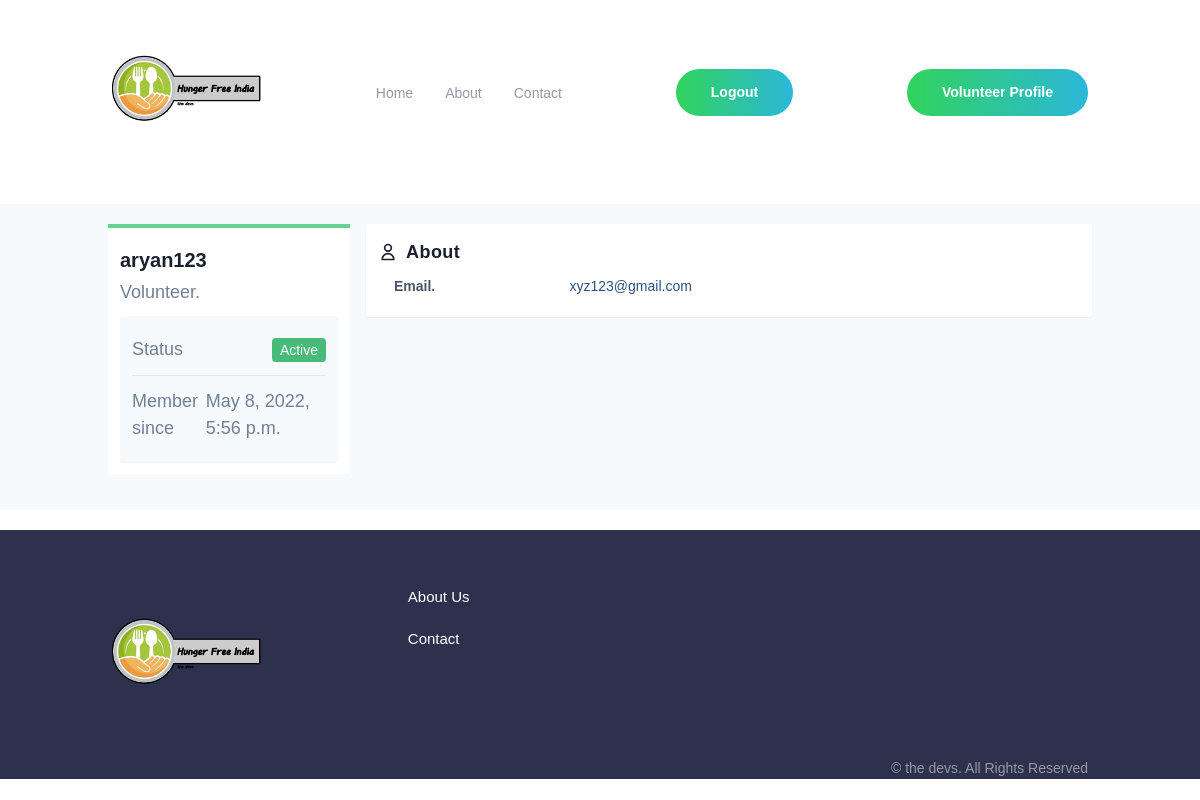
The app's page /accounts/profile/7 (signed in) with its own data.
### users/models.py (models this page shows, shortened)
class Profile (models.Model):
    user=models.OneToOneField(User,on_delete=models.CASCADE)
    about=models.CharField(max_length=200,blank=True)
    image=models.ImageField(default='default.jpeg',upload_to='Profile_Pics',blank=True,null=True,validators=[validate_image_file_extension])

### users/views.py (the view)
# urls.py: path('profile/<int:user_id>', views.profile, name='profile'),
@login_required
def profile(request,user_id):
    profile=get_object_or_404(Profile,id=user_id)
    return render(request,'users/profile.html',{'profile':profile})

### users/templates/users/profile.html (shortened to what this page needs)
{% extends "base.html"  %}
{% block script %}
<link href="https://unpkg.com/tailwindcss@^1.0/dist/tailwind.min.css" rel="stylesheet">
{% endblock script %}
{% block body %}
<div class="bg-gray-100">
    <div class="container mx-auto my-5 p-5">
        <div class="md:flex no-wrap md:-mx-2 ">
            <div class="w-full md:w-3/12 md:mx-2">
                <div class="bg-white p-3 border-t-4 border-green-400">
                    <h1 class="text-gray-900 font-bold text-xl leading-8 my-1">{{profile.user}}</h1>
                    {% if profile.user.volunteer %}
                    <h3 class="text-gray-600 font-lg text-semibold leading-6">Volunteer.</h3>
                    {% else %}
                    <h3 class="text-gray-600 font-lg text-semibold leading-6">User</h3>
                    {% endif %}
                    <ul
                        class="bg-gray-100 text-gray-600 hover:text-gray-700 hover:shadow py-2 px-3 mt-3 divide-y rounded shadow-sm">
                        <li class="flex items-center py-3">
                            <span>Status</span>
                            {% if profile.user.volunteer %}
                            <span class="ml-auto"><span
                                    class="bg-green-500 py-1 px-2 rounded text-white text-sm">Active</span></span>
                            {% else %}
                            <span class="ml-auto"><span
                                class="bg-green-500 py-1 px-2 rounded text-white text-sm">InActive</span></span>
                            {% endif %}
                        </li>
                        <li class="flex items-center py-3">
                            <span>Member since</span>
                            <span class="ml-auto">{{profile.user.date_joined}}</span>
                        </li>
                    </ul>
                </div>
            </div>
            <div class="w-full md:w-9/12 mx-2 h-64">
                <div class="bg-white p-3 shadow-sm rounded-sm">
                    <div class="flex items-center space-x-2 font-semibold text-gray-900 leading-8">
                        <span clas="text-green-500">
                            <svg class="h-5" xmlns="http://www.w3.org/2000/svg" fill="none" viewBox="0 0 24 24"
                                stroke="currentColor">
                                <path stroke-linecap="round" stroke-linejoin="round" stroke-width="2"
                                    d="M16 7a4 4 0 11-8 0 4 4 0 018 0zM12 14a7 7 0 00-7 7h14a7 7 0 00-7-7z" />
                            </svg>
                        </span>
                        <span class="tracking-wide">About</span>
                    </div>
                    <div class="text-gray-700">
                        <div class="grid md:grid-cols-2 text-sm">
                            <div class="grid grid-cols-2">
                                <div class="px-4 py-2 font-semibold">Email.</div>
                                <div class="px-4 py-2">
                                    <a class="text-blue-800">{{profile.user.email}}</a>
                                </div>
                            </div>
                        </div>
                    </div>
                </div>
            </div>
        </div>
    </div>
</div>
{% endblock body %}

### static/style/style.css (style rules this page uses)
*, *::after, *::before { padding: 0; margin: 0; box-sizing: border-box; }
html { font-size: 100%; scroll-behavior: smooth; overflow-x: hidden; }
body { font-family: "Public Sans", sans-serif; font-weight: 400; color: #9698a6; font-size: 0.875rem; line-height: 1.5; overflow-x: hidden; }
@media (min-width: 64em) { body { font-size: 1.125rem; } }
a { text-decoration: none; }
h1, h2, h3 { color: #2d314d; font-weight: 500; }
.flex { display: flex; }
.container { padding-right: 1.5rem; padding-left: 1.5rem; }
@media (min-width: 64em) { .container { max-width: 69.375rem; margin: 0 auto; } }

### users/templates/users/profile.html (style rules this page uses)
:root { --main-color: #4a76a8; }

### records on screen
Profile: user "aryan123", user.date_joined "May 8, 2022, 5:56 p.m.", user.email "xyz123@gmail.com"
